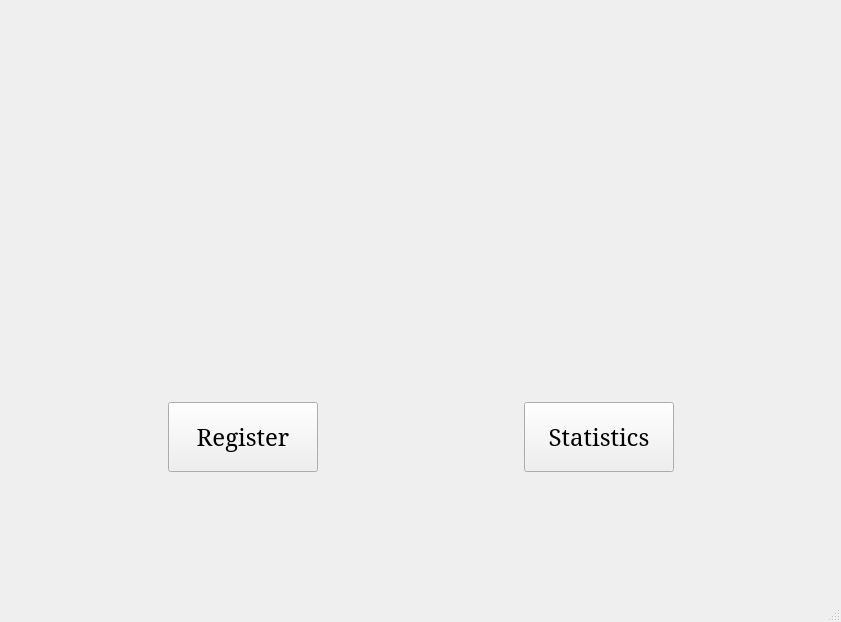
<?xml version="1.0" encoding="UTF-8"?>
<ui version="4.0">
 <class>menu_window</class>
 <widget class="QMainWindow" name="menu_window">
  <property name="geometry">
   <rect>
    <x>0</x>
    <y>0</y>
    <width>841</width>
    <height>622</height>
   </rect>
  </property>
  <property name="font">
   <font>
    <pointsize>1</pointsize>
   </font>
  </property>
  <property name="mouseTracking">
   <bool>false</bool>
  </property>
  <property name="windowTitle">
   <string>HabitTrack</string>
  </property>
  <widget class="QWidget" name="centralwidget">
   <layout class="QVBoxLayout" name="verticalLayout">
    <item>
     <spacer name="verticalSpacer_2">
      <property name="orientation">
       <enum>Qt::Vertical</enum>
      </property>
      <property name="sizeHint" stdset="0">
       <size>
        <width>20</width>
        <height>135</height>
       </size>
      </property>
     </spacer>
    </item>
    <item>
     <layout class="QHBoxLayout" name="horizontalLayout">
      <item>
       <spacer name="horizontalSpacer_2">
        <property name="orientation">
         <enum>Qt::Horizontal</enum>
        </property>
        <property name="sizeHint" stdset="0">
         <size>
          <width>92</width>
          <height>204</height>
         </size>
        </property>
       </spacer>
      </item>
      <item>
       <widget class="QLabel" name="label">
        <property name="maximumSize">
         <size>
          <width>300</width>
          <height>300</height>
         </size>
        </property>
        <property name="text">
         <string/>
        </property>
        <property name="pixmap">
         <pixmap resource="resources/resources.qrc">:/logo/logga-HabitTrack2.png</pixmap>
        </property>
        <property name="scaledContents">
         <bool>true</bool>
        </property>
       </widget>
      </item>
      <item>
       <spacer name="horizontalSpacer">
        <property name="orientation">
         <enum>Qt::Horizontal</enum>
        </property>
        <property name="sizeHint" stdset="0">
         <size>
          <width>92</width>
          <height>204</height>
         </size>
        </property>
       </spacer>
      </item>
     </layout>
    </item>
    <item>
     <spacer name="verticalSpacer">
      <property name="orientation">
       <enum>Qt::Vertical</enum>
      </property>
      <property name="sizeHint" stdset="0">
       <size>
        <width>20</width>
        <height>80</height>
       </size>
      </property>
     </spacer>
    </item>
    <item>
     <layout class="QHBoxLayout" name="horizontalLayout_3">
      <item>
       <spacer name="horizontalSpacer_4">
        <property name="orientation">
         <enum>Qt::Horizontal</enum>
        </property>
        <property name="sizeHint" stdset="0">
         <size>
          <width>40</width>
          <height>20</height>
         </size>
        </property>
       </spacer>
      </item>
      <item>
       <layout class="QHBoxLayout" name="horizontalLayout_2">
        <item>
         <widget class="QPushButton" name="menu_button_register">
          <property name="minimumSize">
           <size>
            <width>150</width>
            <height>70</height>
           </size>
          </property>
          <property name="font">
           <font>
            <family>Elephant</family>
            <pointsize>18</pointsize>
            <weight>50</weight>
            <italic>false</italic>
            <bold>false</bold>
           </font>
          </property>
          <property name="styleSheet">
           <string notr="true">font: 18pt &quot;Elephant&quot;;</string>
          </property>
          <property name="text">
           <string>Register</string>
          </property>
         </widget>
        </item>
        <item>
         <spacer name="horizontalSpacer_3">
          <property name="orientation">
           <enum>Qt::Horizontal</enum>
          </property>
          <property name="sizeHint" stdset="0">
           <size>
            <width>200</width>
            <height>20</height>
           </size>
          </property>
         </spacer>
        </item>
        <item>
         <widget class="QPushButton" name="menu_button_statistics">
          <property name="minimumSize">
           <size>
            <width>150</width>
            <height>70</height>
           </size>
          </property>
          <property name="font">
           <font>
            <family>Elephant</family>
            <pointsize>18</pointsize>
            <weight>50</weight>
            <italic>false</italic>
            <bold>false</bold>
           </font>
          </property>
          <property name="styleSheet">
           <string notr="true">font: 18pt &quot;Elephant&quot;;</string>
          </property>
          <property name="text">
           <string>Statistics</string>
          </property>
         </widget>
        </item>
       </layout>
      </item>
      <item>
       <spacer name="horizontalSpacer_5">
        <property name="orientation">
         <enum>Qt::Horizontal</enum>
        </property>
        <property name="sizeHint" stdset="0">
         <size>
          <width>40</width>
          <height>20</height>
         </size>
        </property>
       </spacer>
      </item>
     </layout>
    </item>
    <item>
     <spacer name="verticalSpacer_3">
      <property name="orientation">
       <enum>Qt::Vertical</enum>
      </property>
      <property name="sizeHint" stdset="0">
       <size>
        <width>20</width>
        <height>135</height>
       </size>
      </property>
     </spacer>
    </item>
   </layout>
  </widget>
  <widget class="QMenuBar" name="menubar">
   <property name="geometry">
    <rect>
     <x>0</x>
     <y>0</y>
     <width>841</width>
     <height>9</height>
    </rect>
   </property>
  </widget>
  <widget class="QStatusBar" name="statusbar"/>
 </widget>
 <resources>
  <include location="resources/resources.qrc"/>
 </resources>
 <connections/>
</ui>
